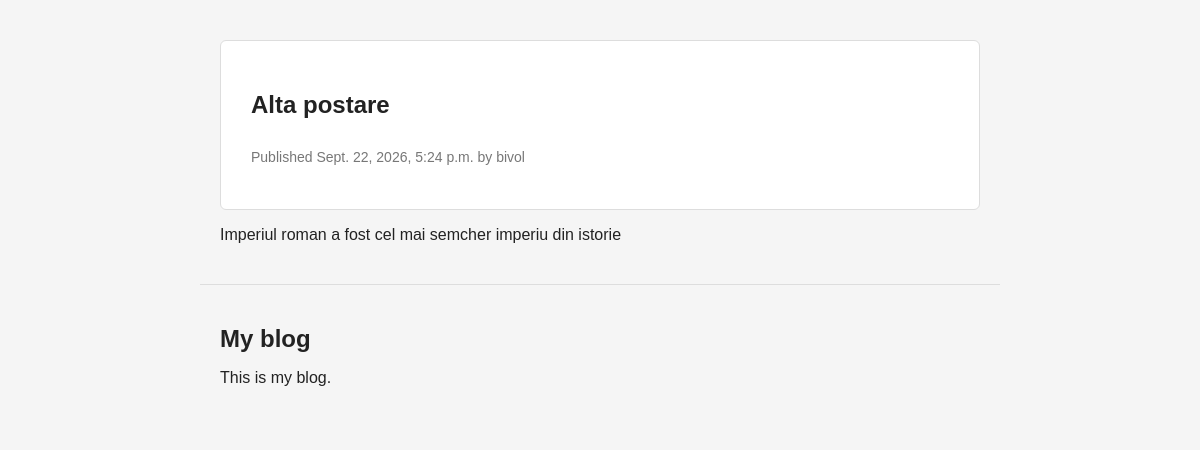
Page /blog/3/ on the committed database.
### blog/models.py (models this page shows, shortened)
class Post(models.Model):
    title = models.CharField(max_length=250)
    slug = models.SlugField(max_length=250)
    body = models.TextField()
    publish = models.DateTimeField(default=timezone.now)
    created = models.DateTimeField(auto_now_add=True)
    updated = models.DateTimeField(auto_now=True)
    author = models.ForeignKey(User,on_delete=models.CASCADE,related_name="blog_posts")
    class Status(models.TextChoices):
        DRAFT = 'DF', 'Draft'
        PUBLISHED = 'PB', 'published'
    status = models.CharField(max_length=2,choices=Status.choices,default=Status.DRAFT)
    objects = models.Manager()
    published= PublishedManager()
    class Meta:
        ordering= ['-publish']

### blog/views.py (the view)
# urls.py: path("<int:id>/", views.post_detail, name="post_detail"),
def post_detail(request,id):
    post = get_object_or_404(Post,
                            id=id,
                            status=Post.Status.PUBLISHED)
    return render(request,"blog/post/detail.html",{"post":post})

### blog/templates/blog/post/detail.html (shortened to what this page needs)
{% extends "blog/base.html" %}
{% block content %}
    <article class="post-detail">
        <h1>{{ post.title }}</h1>
        <p class="date">
            Published {{ post.publish }} by {{ post.author }}
        </p>
    </article>
   {{ post.body|linebreaks }}
{% endblock %}

### blog/static/css/blog.css (style rules this page uses)
* { box-sizing: border-box; }
body { margin: 0; font-family: Arial, sans-serif; background: #f5f5f5; color: #222; }
h1 { margin-bottom: 30px; }
.date { color: #777; font-size: 14px; }
.post-detail { background: white; padding: 30px; border: 1px solid #ddd; border-radius: 6px; }

### rows in the picture
Post: title "Alta postare", publish "Sept. 22, 2026, 5:24 p.m.", author "bivol", body "Imperiul roman a fost cel mai semcher imperiu din istorie"
